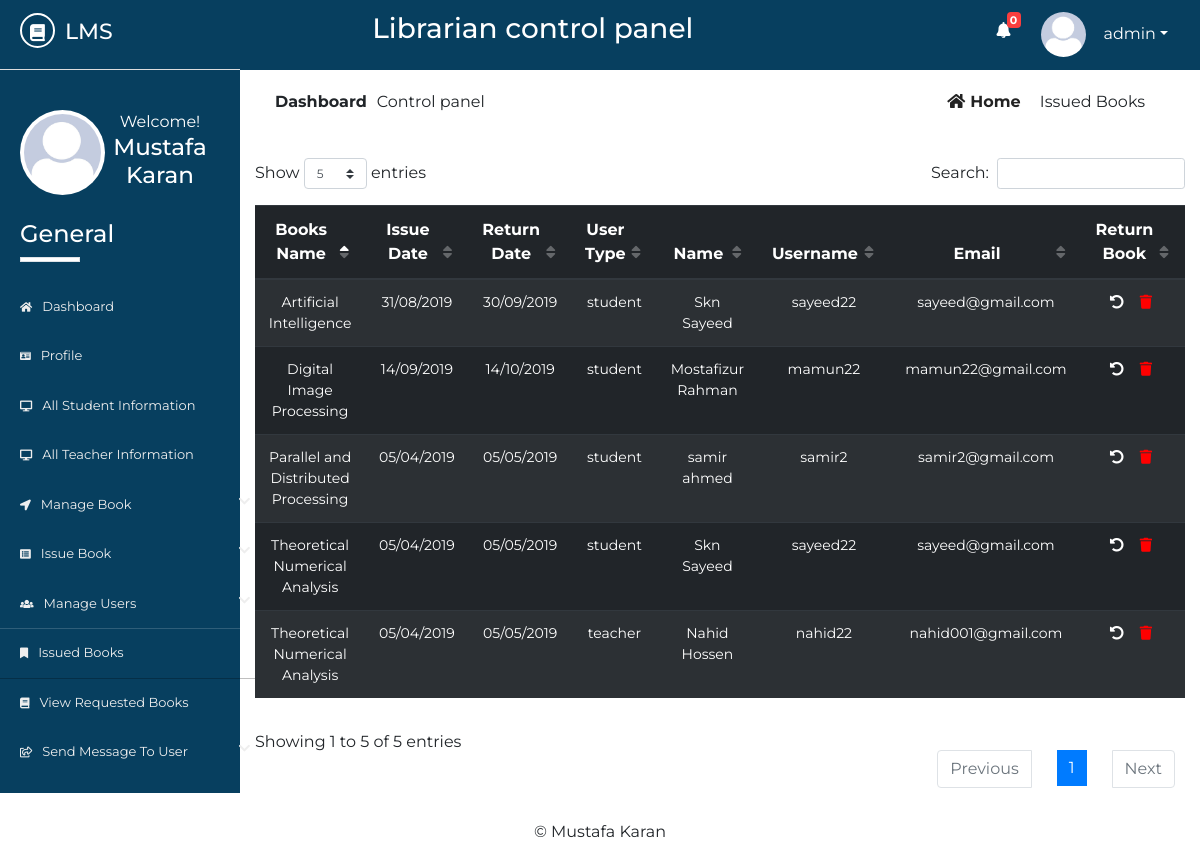
/Lms/Source/librarian/issued-books.php (signed in), run on the app's committed database.
### tables this page shows
CREATE TABLE `lib_registration` (
  `id` int(2) NOT NULL,
  `name` varchar(50) NOT NULL,
  `username` varchar(20) NOT NULL,
  `password` varchar(20) NOT NULL,
  `email` varchar(50) NOT NULL,
  `phone` varchar(20) NOT NULL,
  `address` varchar(100) NOT NULL,
  `photo` varchar(500) NOT NULL,
  `status` varchar(7) NOT NULL
);

CREATE TABLE `issue_book` (
  `id` int(10) NOT NULL,
  `utype` varchar(10) NOT NULL,
  `regno` varchar(20) NOT NULL,
  `name` varchar(50) NOT NULL,
  `sem` varchar(10) NOT NULL,
  `session` varchar(10) NOT NULL,
  `dept` varchar(10) NOT NULL,
  `phone` varchar(20) NOT NULL,
  `email` varchar(20) NOT NULL,
  `booksname` varchar(50) NOT NULL,
  `booksissuedate` varchar(10) NOT NULL,
  `booksreturndate` varchar(10) NOT NULL,
  `username` varchar(20) NOT NULL
);

CREATE TABLE `t_issuebook` (
  `id` int(10) NOT NULL,
  `utype` varchar(20) NOT NULL,
  `idno` varchar(20) NOT NULL,
  `name` varchar(50) NOT NULL,
  `lecturer` varchar(20) NOT NULL,
  `phone` varchar(20) NOT NULL,
  `email` varchar(50) NOT NULL,
  `booksname` varchar(50) NOT NULL,
  `booksissuedate` varchar(20) NOT NULL,
  `booksreturndate` varchar(20) NOT NULL,
  `username` varchar(20) NOT NULL
);

### Lms/Source/librarian/issued-books.php (the view, shortened to what this page needs)
       <?php
   $page = 'ibook';
   include 'inc/header.php';
   include 'inc/connection.php';
?>
<div class="dashboard-content">
	<div class="dashboard-header">
		<div class="container">
			<div class="row">
				<div class="col-md-6">
					<div class="left">
						<p><span>dashboard</span>Control panel</p>
					</div>
				</div>
				<div class="col-md-6">
					<div class="right text-right">
						<a href="dashboard.php"><i class="fas fa-home"></i>home</a>
						<span class="disabled">issued books</span>
					</div>
				</div>
			</div>
			<div class="issued-content">
				<div class="row">
					<div class="col-md-12">
						<div class="rbook-info status">
                                 <table id="dtBasicExample" class="table table-striped table-dark text-center">
                                      <thead>
                                           <tr>
                                               <th>Books Name</th>
                                               <th>Issue Date</th>
                                               <th>Return Date</th>
                                               <th>User Type</th>
                                               <th>Name</th>
                                               <th>Username</th>
                                               <th>Email</th>
                                               <th>Return Book</th>
                                           </tr>
                                      </thead>
                                       <tbody>
                                           <?php
                                               $res= mysqli_query($link, "select * from issue_book");
                                               $res2= mysqli_query($link, "select * from t_issuebook");
                                                while ($row=mysqli_fetch_array($res)) {
                                                   echo "<tr>";
                                                   echo "<td>"; echo $row["booksname"]; echo "</td>";
                                                   echo "<td>"; echo $row["booksissuedate"]; echo "</td>";
                                                   echo "<td>"; echo $row["booksreturndate"]; echo "</td>";
                                                   echo "<td>"; echo $row["utype"]; echo "</td>";
                                                   echo "<td>"; echo $row["name"]; echo "</td>";
                                                   echo "<td>"; echo $row["username"]; echo "</td>";
                                                   echo "<td>"; echo $row["email"]; echo "</td>";
                                                   echo "<td>";
                                                  ?>
                                                       <ul>
                                                           <li><a style="color: #fff;" href="return.php?id=<?php echo $row["id"]; ?>"><i class="fas fa-undo-alt"></i></a></li>
                                                           <li><a href="delete.php?id=<?php echo $row["id"]; ?>"><i class="fas fa-trash"></i></a></li>
                                                       </ul>
                                                   <?php
                                                   echo "</td>";
                                                   echo "</tr>";
                                               }
                                               while ($row=mysqli_fetch_array($res2)) {
                                                   echo "<tr>";
                                                   echo "<td>"; echo $row["booksname"]; echo "</td>";
                                                   echo "<td>"; echo $row["booksissuedate"]; echo "</td>";
                                                   echo "<td>"; echo $row["booksreturndate"]; echo "</td>";
                                                   echo "<td>"; echo $row["utype"]; echo "</td>";
                                                   echo "<td>"; echo $row["name"]; echo "</td>";
                                                   echo "<td>"; echo $row["username"]; echo "</td>";
                                                   echo "<td>"; echo $row["email"]; echo "</td>";
                                                   echo "<td>";
                                                  ?>
                                                       <ul>
                                                           <li><a href="return.php?id=<?php echo $row["id"]; ?>"><i class="fas fa-undo-alt"></i></a></li>
                                                           <li><a href="delete.php?id=<?php echo $row["id"]; ?>"><i class="fas fa-trash"></i></a></li>
                                                       </ul>
                                                   <?php
                                                   echo "</td>";
                                                   echo "</tr>";
                                               }
                                            ?>
                                       </tbody>
                                 </table>
						</div>
					</div>
				</div>
			</div>
		</div>
	</div>
</div>
<?php
	include 'inc/footer.php';
 ?>

### Lms/Source/librarian/inc/header.php (shortened to what this page needs)
<?php
    include 'inc/connection.php';
    $res = mysqli_query($link,"select * from request_books where read1='no'");
    $not= mysqli_num_rows($res);
 ?>
<!DOCTYPE html>
<html lang="en">
<head>
	<link rel="stylesheet" href="inc/css/bootstrap.min.css">
	<link rel="stylesheet" href="inc/css/bootstrap-select.min.css">
	<link rel="stylesheet" href="inc/css/fontawesome-all.min.css">
	<link rel="stylesheet" href="inc/css/datatables.min.css">
	<link rel="stylesheet" href="inc/css/pro1.css">
</head>
<body>
	<div class="main-content">
		<div class="wrapper">
			<div class="left-sidebar">
				<div class="p-title">
                    <h3><a href=""><i class="fas fa-book"></i><span>lms</span></a></h3>
				</div>
				<div class="profile">
					<div class="profile-pic">
                        <?php
                            $res = mysqli_query($link, "select * from lib_registration where username='".$_SESSION['username']."'");
                            while ($row = mysqli_fetch_array($res)){
                                ?><img src="<?php echo $row["photo"]; ?> " height="" width="" alt="something wrong" class="rounded-circle"></a> <?php
                            }
                        ?>
					</div>
					<div class="profile-info text-center">
						<span>Welcome!</span>
						<h2>
              <?php
                $res = mysqli_query($link, "select * from lib_registration where username='".$_SESSION['username']."'");
                while ($row = mysqli_fetch_array($res)){
                  $name  =  $row["name"];
                  echo $name;
                }
              ?>
            </h2>
					</div>
				</div>
				<div class="sidebar-menu">
					<h3>General</h3>
					<div class="border"></div>
	                <ul>
	                    <li class="menu <?php if($page=='home'){ echo 'active';} ?>">
      						<a href="dashboard.php"><i class="fas fa-home"></i>Dashboard</a>
    					</li>
    					  <li class="menu <?php if($page=='profile'){ echo 'active';} ?>">
      						<a href="profile.php"><i class="fas fa-id-card"></i>profile</a>
    					</li>
	                    <li class="menu <?php if($page=='sinfo'){ echo 'active';} ?>">
      						<a href="all-student-info.php"><i class="fas fa-desktop"></i>all student information</a>
    					</li>
    					<li class="menu <?php if($page=='tinfo'){ echo 'active';} ?>">
      						<a href="all-teacher-info.php"><i class="fas fa-desktop"></i>all teacher information</a>
    					</li>
    					<li class="menu menu-toggle2">
      						<a href="#"><i class="fas fa-location-arrow"></i>manage book <span class="fa fa-chevron-down"></span></a>
    					</li>
	                   <li class="menu menu-toggle1">
      						<a href="#"><i class="fas fa-list-alt"></i>issue book <span class="fa fa-chevron-down"></span></a>
    					</li>
    					<li class="menu menu-toggle3">
      						<a href="#"><i class="fas fa-users"></i>manage users <span class="fa fa-chevron-down"></span></a>
    					</li>
    					 <li class="menu <?php if($page=='ibook'){ echo 'active';} ?>">
      						<a href="issued-books.php"><i class="fas fa-bookmark"></i>issued books</a>
    					</li>
    					<li class="menu <?php if($page=='rbook'){ echo 'active';} ?>">
      						<a href="requested-books.php"><i class="fas fa-book"></i>view requested books</a>
    					</li>
    					<li class="menu menu-toggle4">
      						<a href="#"><i class="far fa-share-square"></i>send message to user <span class="fa fa-chevron-down"></span></a>
    					</li>
    				</ul>
				</div>
			</div>
			<div class="content">
				<div class="inner">
					<div class="heading text-center">
						<h3>Librarian control panel</h3>
					</div>
					<div class="header-profile text-right">
						<ul>
                            <li class="icon">
                                <a href="requested-books.php" ><i class="fas fa-bell"></i></a>
                                <span class="count" onclick="window.location='requested-books.php'"><b><?php echo $not; ?></b></span>
                            </li>
							<li class="dropdown">
                                <?php
                                     $res = mysqli_query($link, "select * from lib_registration where username='".$_SESSION['username']."'");
                                     while ($row = mysqli_fetch_array($res)){
                                         ?><a href="" class="dropdown-toggle" data-toggle="dropdown"><img src="<?php echo $row["photo"]; ?>" alt=""><span><?php echo $_SESSION["username"]; ?></span></a> <?php
                                     }
                                ?>
							</li>
						</ul>
					</div>
				</div>

### Lms/Source/librarian/inc/css/pro1.css (style rules this page uses)
* { margin: 0; padding: 0; }
body { font-family: 'Montserrat', sans-serif; }
.border { width: 60px; height: 5px; background: #fff; }
.main-content { width: 100%; height: auto; overflow: hidden; }
.main-content .left-sidebar { width: 20%; height: auto; background: #073f5f; float: left; }
.main-content .left-sidebar .p-title { width: 100%; padding: 13px; padding-left: 20px; background: #073f5f; border-bottom: 1px solid #ddd; }
.main-content .p-title a { text-decoration: none; color: #fff; font-size: 22px; text-transform: uppercase; }
.main-content .p-title a i { width: 35px; height: 35px; line-height: 35px; text-align: center; font-size: 17px; border-radius: 50%; border: 2px solid #fff; }
.main-content .p-title a span { margin-left: 10px; }
.main-content .left-sidebar .profile { width: 100%; padding: 20px; margin-top: 0; padding-top: 0; }
.main-content .left-sidebar .profile .profile-pic { width: 40%; float: left; }
.main-content .left-sidebar .profile img { width: 85px; height: 85px; position: inherit; padding: 4px; background: #fff; overflow: hidden; }
.main-content .left-sidebar .profile .profile-info { width: 60%; float: left; color: #fff; }
.main-content .left-sidebar .profile .profile-info h2 { font-size: 23px; }
.sidebar-menu { color: #fff; width: 100%; padding-top: 60px; padding-left: 0; }
.sidebar-menu h3 { margin-left: 20px; font-size: 24px; }
.sidebar-menu .border { margin-left: 20px; margin-bottom: 20px; }
.sidebar-menu ul li a { text-decoration: none; color: #eee; width: 270px; padding: 15px 20px; font-size: 13px; display: block; text-transform: capitalize; transition: all .5s ease; }
.sidebar-menu ul { padding-left: 0; }
.sidebar-menu ul li a i { margin-right: 10px; font-size: smaller; }
.sidebar-menu ul li a span { float: right; }
.content { width: 80%; height: auto; float: right; }
.content .inner { width: 100%; height: 70px; background: #073f5f; padding: 12px; }
.content .inner .heading { width: 60%; float: left; color: #fff; }
.content .inner .header-profile { width: calc(40%-20px); float: right; margin-right: 20px; position: relative; }
.content .inner .header-profile .icon i { margin-right: 30px; font-size: 16px; margin-top: 10px; }
.header-profile .dropdown span { color: #fff; margin-left: 10px; }
.header-profile .icon span { color: #fff; position: absolute; left: 10px; top: 0; font-size: 11px; width: 14px; height: 16px; line-height: 16px; text-align: center; border-radius: 4px; background: #FA3E3E; }
.header-profile ul li { list-style: none; float: left; }
.header-profile ul li i { color: #fff; }
.header-profile img { width: 40px; height: 40px; border-radius: 50%; margin-right: 8px; }
.dropdown a { text-decoration: none; color: #fff; }
.dropdown img { width: 45px; height: 45px; border-radius: 50%; }
.dashboard-header .left { padding: 20px; }
.dashboard-header .left p span { text-transform: capitalize; margin-right: 10px; font-weight: bold; }
.dashboard-header .right { padding: 20px; margin-right: 20px; }
.dashboard-header .right a { text-transform: capitalize; text-decoration: none; color: #222; margin-right: 15px; font-weight: bold; }
.dashboard-header .right a i { margin-right: 5px; }
.dashboard-header .right span { text-transform: capitalize; }
.rbook-info tbody { font-size: 14px; }
.rbook-info a { text-decoration: none; color: #fff; }
.status ul li { list-style: none; float: left; margin-left: 16px; }
.status ul li:nth-child(2) i { color: red; }
.sidebar-menu li.active a { box-shadow: rgba(0, 0, 0, 0.25) 0 1px 0, inset rgba(255, 255, 255, 0.16) 0 1px 0; border-right: 5px solid #1ABB9C; }

### data on the page
lib_registration: photo (picture), name "Mustafa Karan"
issue_book: booksname "Theoretical Numerical Analysis", booksissuedate "05/04/2019", booksreturndate "05/05/2019", utype "student", name "Skn Sayeed", username "sayeed22", email "sayeed@gmail.com"
issue_book: booksname "Parallel and Distributed Processing", booksissuedate "05/04/2019", booksreturndate "05/05/2019", utype "student", name "samir ahmed", username "samir2", email "samir2@gmail.com"
issue_book: booksname "Artificial Intelligence", booksissuedate "31/08/2019", booksreturndate "30/09/2019", utype "student", name "Skn Sayeed", username "sayeed22", email "sayeed@gmail.com"
issue_book: booksname "Digital Image Processing", booksissuedate "14/09/2019", booksreturndate "14/10/2019", utype "student", name "Mostafizur Rahman", username "mamun22", email "mamun22@gmail.com"
t_issuebook: booksname "Theoretical Numerical Analysis", booksissuedate "05/04/2019", booksreturndate "05/05/2019", utype "teacher", name "Nahid Hossen", username "nahid22", email "nahid001@gmail.com"

### other printed values
$not "0"
